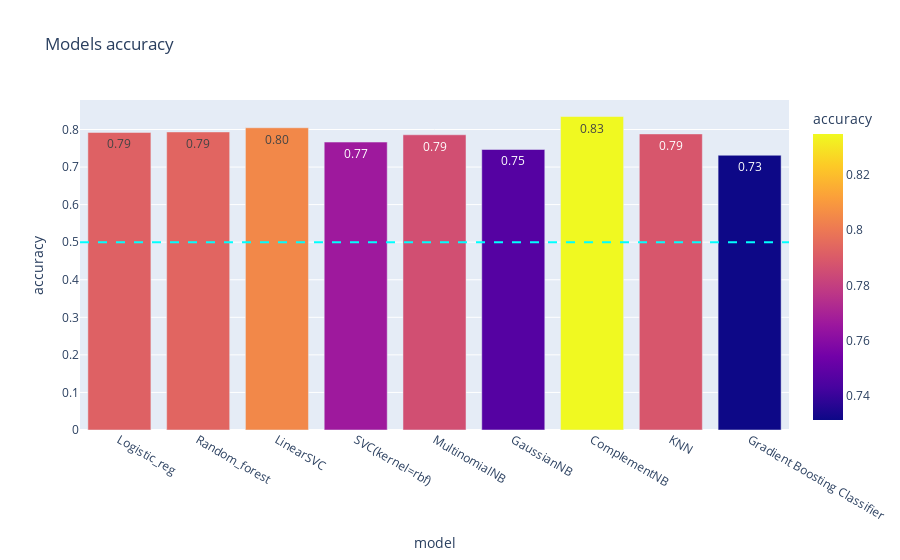
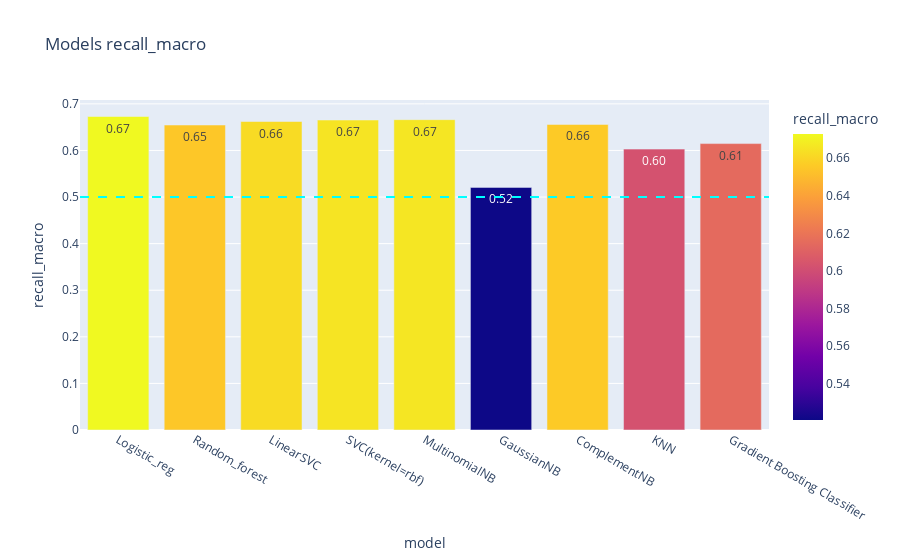
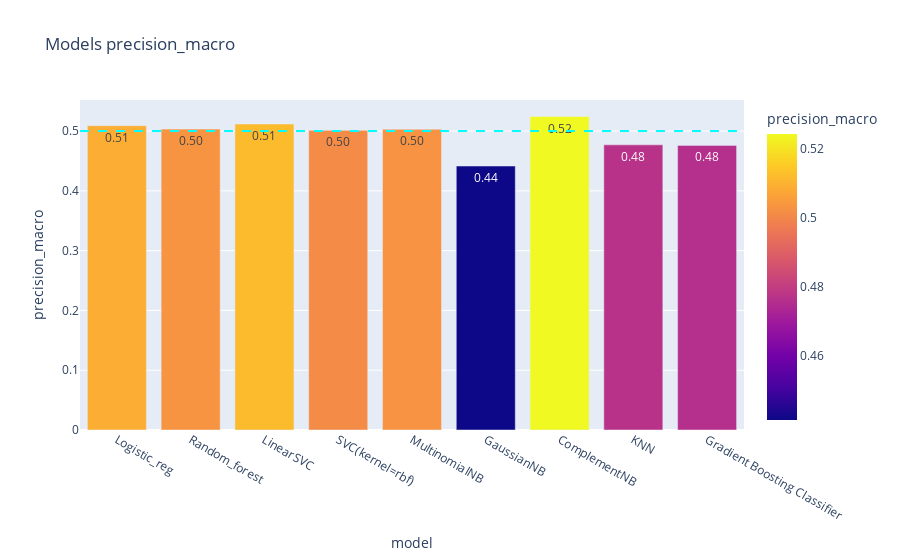

Here is the notebook cell these charts were saved with, in order:
### Code cell
# Comparaison of Accuracy, recall_macro, precision_macro, recall_0, precision_0
for metric in ["accuracy", "recall_macro", "precision_macro"]:
    barplot_metric_mult(data, metric)

### Figure 1 — Plotly figure (JSON) as saved in the notebook; plotly's stock layout.template omitted (floating-point values rounded to 4 significant figures)
{"data": [{"alignmentgroup": "True", "hovertemplate": "model=%{x}<br>accuracy=%{marker.color}<extra></extra>", "legendgroup": "", "marker": {"color": [0.7921, 0.7935, 0.8046, 0.7665, 0.7859, 0.7468, 0.8346, 0.7882, 0.7314], "coloraxis": "coloraxis", "pattern": {"shape": ""}}, "name": "", "offsetgroup": "", "orientation": "v", "showlegend": false, "textposition": "auto", "texttemplate": "%{y:.2f}", "type": "bar", "x": ["Logistic_reg", "Random_forest", "LinearSVC", "SVC(kernel=rbf)", "MultinomialNB", "GaussianNB", "ComplementNB", "KNN", "Gradient Boosting Classifier"], "xaxis": "x", "y": [0.7921, 0.7935, 0.8046, 0.7665, 0.7859, 0.7468, 0.8346, 0.7882, 0.7314], "yaxis": "y"}], "layout": {"barmode": "relative", "coloraxis": {"colorbar": {"title": {"text": "accuracy"}}, "colorscale": [[0, "#0d0887"], [0.1111, "#46039f"], [0.2222, "#7201a8"], [0.3333, "#9c179e"], [0.4444, "#bd3786"], [0.5556, "#d8576b"], [0.6667, "#ed7953"], [0.7778, "#fb9f3a"], [0.8889, "#fdca26"], [1, "#f0f921"]]}, "legend": {"tracegroupgap": 0}, "shapes": [{"line": {"color": "cyan", "dash": "dash"}, "type": "line", "x0": 0, "x1": 1, "xref": "x domain", "y0": 0.5, "y1": 0.5, "yref": "y"}], "title": {"text": "Models accuracy"}, "xaxis": {"anchor": "y", "domain": [0, 1], "title": {"text": "model"}}, "yaxis": {"anchor": "x", "domain": [0, 1], "dtick": 0.1, "tick0": 0, "title": {"text": "accuracy"}}}}

### Figure 2 — Plotly figure (JSON) as saved in the notebook; plotly's stock layout.template omitted (floating-point values rounded to 4 significant figures)
{"data": [{"alignmentgroup": "True", "hovertemplate": "model=%{x}<br>recall_macro=%{marker.color}<extra></extra>", "legendgroup": "", "marker": {"color": [0.6729, 0.6546, 0.6621, 0.6653, 0.6661, 0.5207, 0.6558, 0.6029, 0.6148], "coloraxis": "coloraxis", "pattern": {"shape": ""}}, "name": "", "offsetgroup": "", "orientation": "v", "showlegend": false, "textposition": "auto", "texttemplate": "%{y:.2f}", "type": "bar", "x": ["Logistic_reg", "Random_forest", "LinearSVC", "SVC(kernel=rbf)", "MultinomialNB", "GaussianNB", "ComplementNB", "KNN", "Gradient Boosting Classifier"], "xaxis": "x", "y": [0.6729, 0.6546, 0.6621, 0.6653, 0.6661, 0.5207, 0.6558, 0.6029, 0.6148], "yaxis": "y"}], "layout": {"barmode": "relative", "coloraxis": {"colorbar": {"title": {"text": "recall_macro"}}, "colorscale": [[0, "#0d0887"], [0.1111, "#46039f"], [0.2222, "#7201a8"], [0.3333, "#9c179e"], [0.4444, "#bd3786"], [0.5556, "#d8576b"], [0.6667, "#ed7953"], [0.7778, "#fb9f3a"], [0.8889, "#fdca26"], [1, "#f0f921"]]}, "legend": {"tracegroupgap": 0}, "shapes": [{"line": {"color": "cyan", "dash": "dash"}, "type": "line", "x0": 0, "x1": 1, "xref": "x domain", "y0": 0.5, "y1": 0.5, "yref": "y"}], "title": {"text": "Models recall_macro"}, "xaxis": {"anchor": "y", "domain": [0, 1], "title": {"text": "model"}}, "yaxis": {"anchor": "x", "domain": [0, 1], "dtick": 0.1, "tick0": 0, "title": {"text": "recall_macro"}}}}

### Figure 3 — Plotly figure (JSON) as saved in the notebook; plotly's stock layout.template omitted (floating-point values rounded to 4 significant figures)
{"data": [{"alignmentgroup": "True", "hovertemplate": "model=%{x}<br>precision_macro=%{marker.color}<extra></extra>", "legendgroup": "", "marker": {"color": [0.509, 0.5032, 0.5117, 0.5012, 0.5031, 0.4415, 0.5244, 0.477, 0.476], "coloraxis": "coloraxis", "pattern": {"shape": ""}}, "name": "", "offsetgroup": "", "orientation": "v", "showlegend": false, "textposition": "auto", "texttemplate": "%{y:.2f}", "type": "bar", "x": ["Logistic_reg", "Random_forest", "LinearSVC", "SVC(kernel=rbf)", "MultinomialNB", "GaussianNB", "ComplementNB", "KNN", "Gradient Boosting Classifier"], "xaxis": "x", "y": [0.509, 0.5032, 0.5117, 0.5012, 0.5031, 0.4415, 0.5244, 0.477, 0.476], "yaxis": "y"}], "layout": {"barmode": "relative", "coloraxis": {"colorbar": {"title": {"text": "precision_macro"}}, "colorscale": [[0, "#0d0887"], [0.1111, "#46039f"], [0.2222, "#7201a8"], [0.3333, "#9c179e"], [0.4444, "#bd3786"], [0.5556, "#d8576b"], [0.6667, "#ed7953"], [0.7778, "#fb9f3a"], [0.8889, "#fdca26"], [1, "#f0f921"]]}, "legend": {"tracegroupgap": 0}, "shapes": [{"line": {"color": "cyan", "dash": "dash"}, "type": "line", "x0": 0, "x1": 1, "xref": "x domain", "y0": 0.5, "y1": 0.5, "yref": "y"}], "title": {"text": "Models precision_macro"}, "xaxis": {"anchor": "y", "domain": [0, 1], "title": {"text": "model"}}, "yaxis": {"anchor": "x", "domain": [0, 1], "dtick": 0.1, "tick0": 0, "title": {"text": "precision_macro"}}}}
